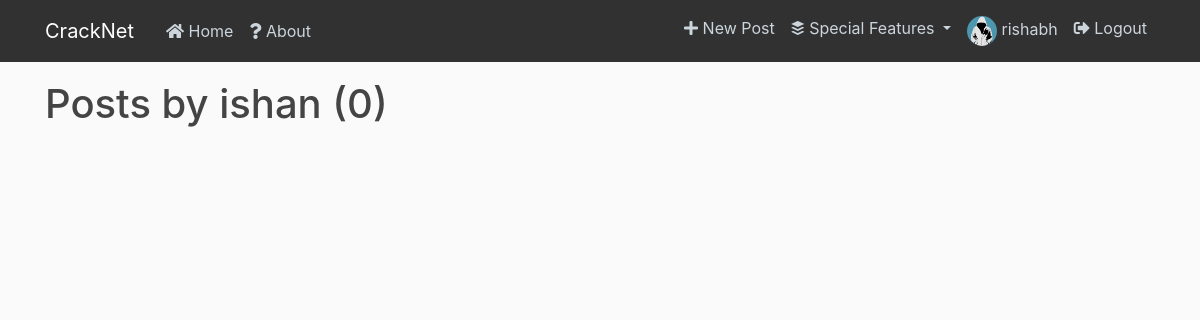
Page /user/ishan (signed in) on the earlier database version.
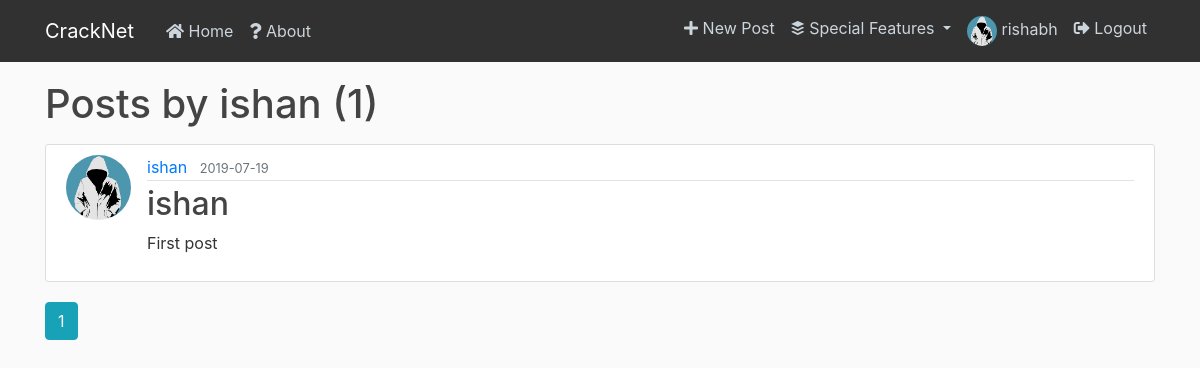
Same page on the later database version.
### flaskblog/models.py (models this page shows, shortened)
class Post(db.Model):
    id = db.Column(db.Integer, primary_key=True)
    title = db.Column(db.String(100), nullable=False)
    date_posted = db.Column(db.DateTime, nullable=False, default=datetime.utcnow)
    content = db.Column(db.Text, nullable=False)
    likes = db.Column(db.Integer, nullable=False, default=0)
    liked_users = db.Column(db.String(100000),default="")
    user_id = db.Column(db.Integer, db.ForeignKey('user.id'), nullable=False)
    comments = db.relationship('Comment', backref='post', lazy=True)

class User(db.Model, UserMixin):
    id = db.Column(db.Integer, primary_key=True)
    username = db.Column(db.String(20), unique=True, nullable=False)
    email = db.Column(db.String(120), unique=True, nullable=False)
    image_file = db.Column(db.String(20), nullable=False, default='default.jpg')
    password = db.Column(db.String(60), nullable=False)
    connections=db.Column(db.Integer, nullable=False, default=0)
    connected_users=db.Column(db.String(100000), default="")
    posts = db.relationship('Post', backref='author', lazy=True)
    comments = db.relationship('Comment', backref='author', lazy=True)

### flaskblog/routes.py (the view)
@app.route("/user/<string:username>")
def user_posts(username):
    page = request.args.get('page', 1, type=int)
    user = User.query.filter_by(username=username).first_or_404()
    posts = Post.query.filter_by(author=user)\
        .order_by(Post.date_posted.desc())\
        .paginate(page=page, per_page=5)
    return render_template('user_posts.html', posts=posts, user=user)

### flaskblog/models.py (called while the page is built)
@login_manager.user_loader
def load_user(user_id):
    return User.query.get(int(user_id))

### flaskblog/templates/user_posts.html
{% extends 'layout.html'%}
{% block content %}
    <h1 class="mb-3">Posts by {{ user.username }} ({{posts.total}})</h1>
    {% for post in posts.items %}
    <article class="media content-section">
        <img src="{{ url_for('static', filename='profile_pics/'+ post.author.image_file)}}" alt="" class="rounded-circle article-img">
        <div class="media-body">
          <div class="article-metadata">
            {% if current_user.username != post.author.username %}
              <a class="mr-2" href="{{ url_for('profile', username=post.author.username) }}">{{ post.author.username }}</a>
            {% else %}
              <a class="mr-2" href="{{ url_for('account') }}">{{ post.author.username }}</a>
            {% endif %}
            <small class="text-muted">{{ post.date_posted.strftime('%Y-%m-%d') }}</small>
          </div>
            <h2><a class="article-title" href="{{ url_for('post', post_id=post.id)}}">{{ post.title }}</a></h2>
            <p class="article-content">{{ post.content }}</p>
        </div>
        </article>
    {% endfor %}
    {% for page_num in posts.iter_pages(left_edge=1, right_edge=1, left_current=1, right_current=2) %}
        {% if page_num %}
          {% if posts.page == page_num %}
            <a class="btn btn-info mb-4" href="{{ url_for('user_posts', username=user.username, page=page_num) }}">{{ page_num }}</a>
          {% else %}
            <a class="btn btn-outline-info mb-4" href="{{ url_for('home', username=user.username, page=page_num) }}">{{ page_num }}</a>
          {% endif %}
        {% else %}
          ...
        {% endif %}
    {% endfor %}
{% endblock content %}

Differences in the rows shown:
now on this page (row edited): Post: image_file (placeholder picture), author.username "ishan", date_posted "2019-07-19", title "ishan", content "First post"
Other differences:
{{ posts.total }}: "0" → "1"
new list line: "1"
